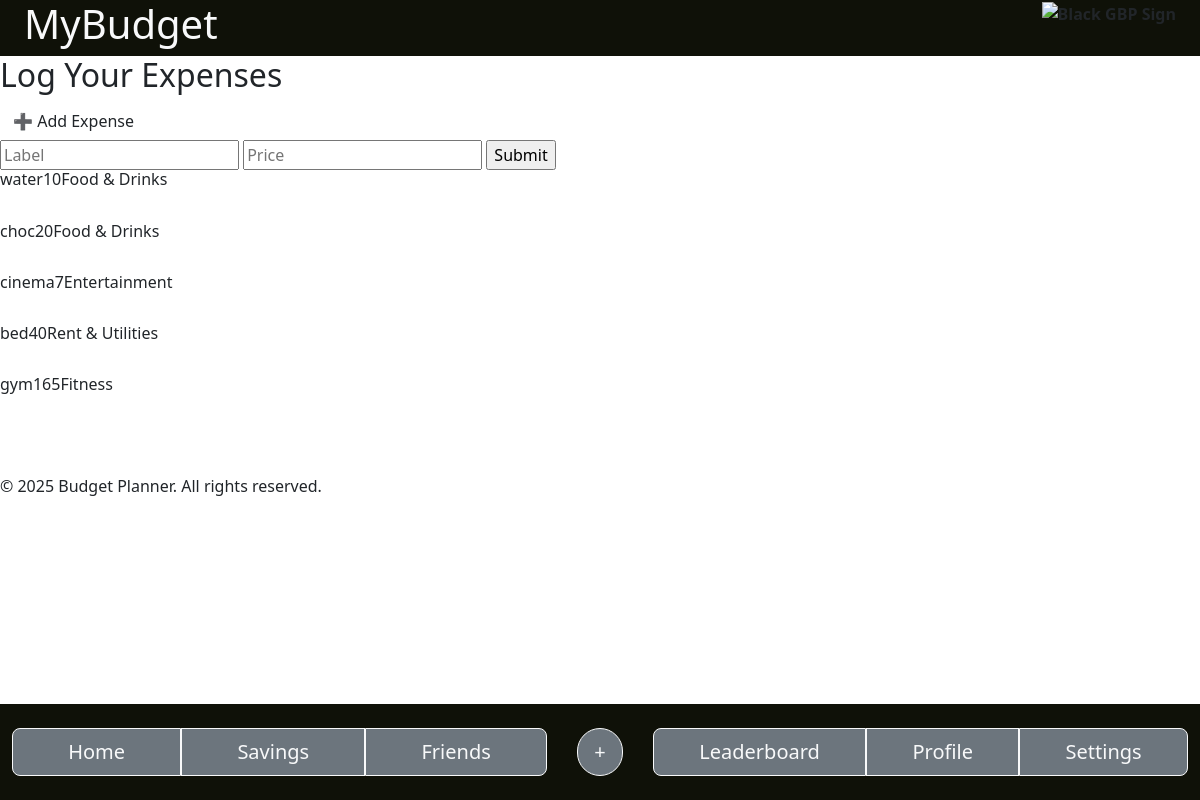
The app's page /expenses (signed in) with its own data.
### app.py (models this page shows)
class Purchase(db.Model):
    id = db.Column(db.Integer, primary_key=True)
    label = db.Column(db.String(150), nullable=False)
    price = db.Column(db.Integer, nullable=False)
    category = db.Column(db.String(150), nullable=False)
    user_id = db.Column(db.Integer, db.ForeignKey('user.id'), nullable=False)
    user = db.relationship('User', back_populates='purchases')

### app.py (the view, shortened to what this page needs)
@app.route("/expenses" ,methods=["GET", "POST"])
@login_required
def expenses():
    purchases = Purchase.query.filter(Purchase.user_id == current_user.id).all()
    return render_template("expenses.html",purchases=purchases)

### app.py (called while the page is built)
@login_manager.user_loader
def load_user(user_id):
    return User.query.get(int(user_id))

### templates/expenses.html (shortened to what this page needs)
<!doctype html>
<html lang="en">
    <head>
        <link href="../static/Bootstrap/bootstrap.css" rel="stylesheet"/>
        <link href="link to custom css" rel="stylesheet"/>
    </head>
    <body>
        <header>
            <div class="container-fluid" style="background-color: #0F1108;">
                <div class="row m-0">
                    <div class="col">
                        <span class="fw-bold text-light">
                            <h1>MyBudget</h1>
                        </span>
                    </div>
                    <div class="col text-end">
                        <span class="fw-bold">
                            <img src="../Photos/app logo short.png" class="img-fluid" alt="Black GBP Sign">
                        </span>
                    </div>
                </div>
            </div>
        </header>
        <main>
            <h2>Log Your Expenses</h2>
            <button class="btn">➕ Add Expense</button>
            <div class="expense-list">
                <form method="post">
                    <input type="text" placeholder="Label" name="label">
                    <input type="text" placeholder="Price" name="price">
                    <input type="submit">
                </form>
                <div>
                    {%for purchase in purchases %}
                    <h6>{{purchase.label}}{{purchase.price}}{{purchase.category}}</h6><br>
                    {% endfor %}
                </div>
            </div>
        </main>
        <nav class="navbar navbar-extend-md navbar-dark m-0 fixed-bottom" style="background-color: #0F1108;">
            <div class="container-fluid justify-content-center py-2" style="background-color: #0F1108;">
                <div class="col btn-group m-0">
                    <a href="/home" class="btn btn-secondary btn-outline-light btn-lg mx-0">Home</a>
                    <a href="/savings" class="btn btn-secondary btn-outline-light btn-lg mx-0">Savings</a>
                    <a href="/friends" class="btn btn-secondary btn-outline-light btn-lg mx-0 me-1">Friends</a>
                </div>
                <div class="col-12 col-md-1 text-center">
                    <div class="btn-group dropup">
                        <button type="button" class="btn btn-secondary btn-outline-light btn-lg rounded-pill mx-0 my-2" data-bs-toggle="dropdown" aria-expanded="false">
                            +
                        </button>
                    </div>
                </div>
                <div class="col btn-group m-0">
                    <a href="/leaderboard" class="btn btn-secondary btn-outline-light btn-lg mx-0 ms-1">Leaderboard</a>
                    <a href="/profile" class="btn btn-secondary btn-outline-light btn-lg mx-0">Profile</a>
                    <a href="/settings" class="btn btn-secondary btn-outline-light btn-lg mx-0">Settings</a>
                </div>
            </div>
        </nav>
        <footer class="my-5">
            <p>© 2025 Budget Planner. All rights reserved.</p>
        </footer>
    </body>
</html>

### records on screen
Purchase: label "water", price "10", category "Food & Drinks"
Purchase: label "choc", price "20", category "Food & Drinks"
Purchase: label "cinema", price "7", category "Entertainment"
Purchase: label "bed", price "40", category "Rent & Utilities"
Purchase: label "gym", price "165", category "Fitness"
